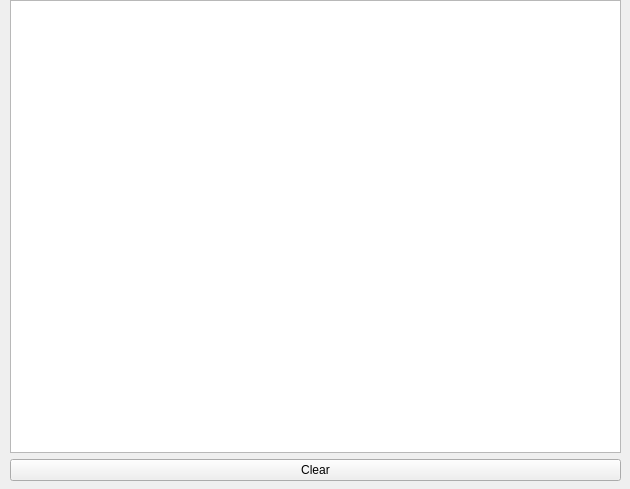
<?xml version="1.0" encoding="UTF-8"?>
<ui version="4.0">
 <class>Canvas</class>
 <widget class="QWidget" name="Canvas">
  <property name="geometry">
   <rect>
    <x>0</x>
    <y>0</y>
    <width>630</width>
    <height>489</height>
   </rect>
  </property>
  <property name="windowTitle">
   <string>Form</string>
  </property>
  <widget class="QWidget" name="layoutWidget">
   <property name="geometry">
    <rect>
     <x>10</x>
     <y>0</y>
     <width>611</width>
     <height>481</height>
    </rect>
   </property>
   <layout class="QVBoxLayout" name="verticalLayout">
    <item>
     <widget class="QGraphicsView" name="graphicsView"/>
    </item>
    <item>
     <widget class="QPushButton" name="canvasClear">
      <property name="text">
       <string>Clear</string>
      </property>
     </widget>
    </item>
   </layout>
  </widget>
 </widget>
 <resources/>
 <connections/>
</ui>
